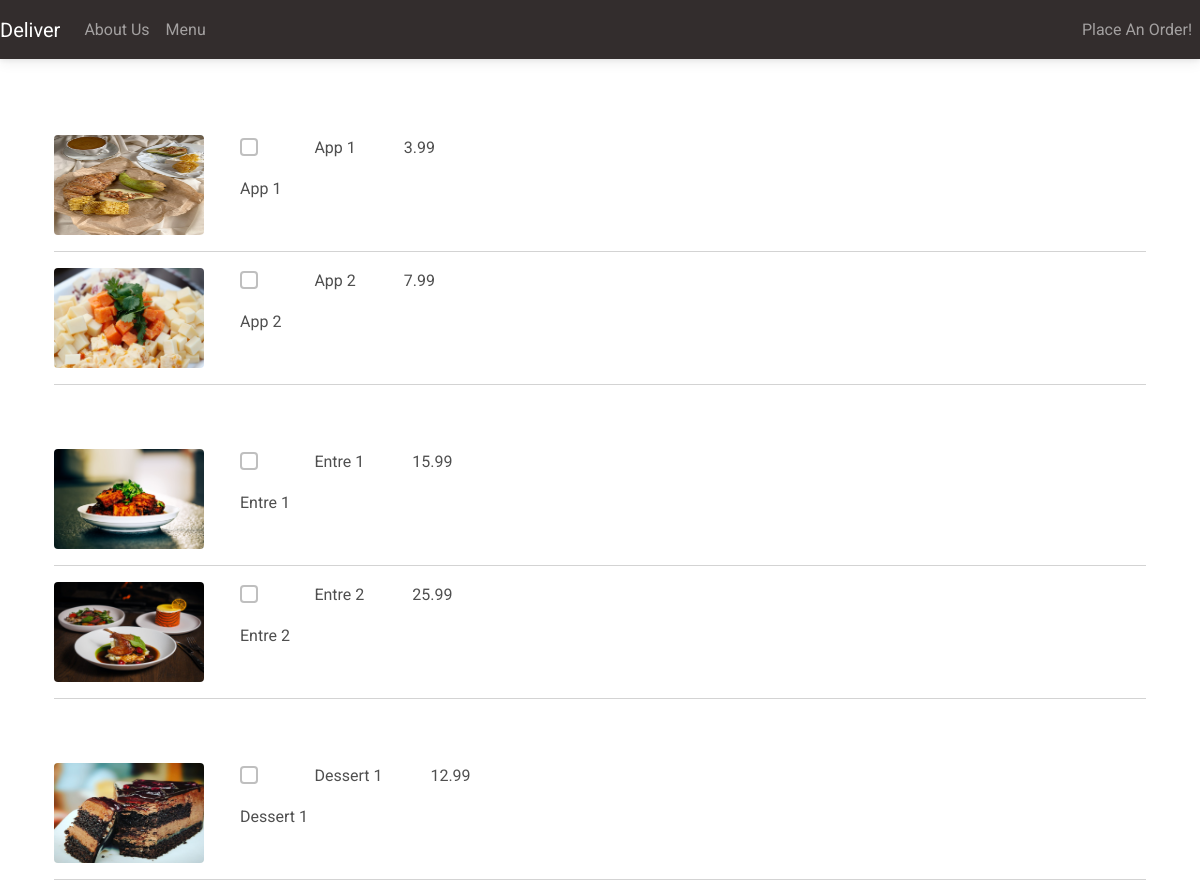
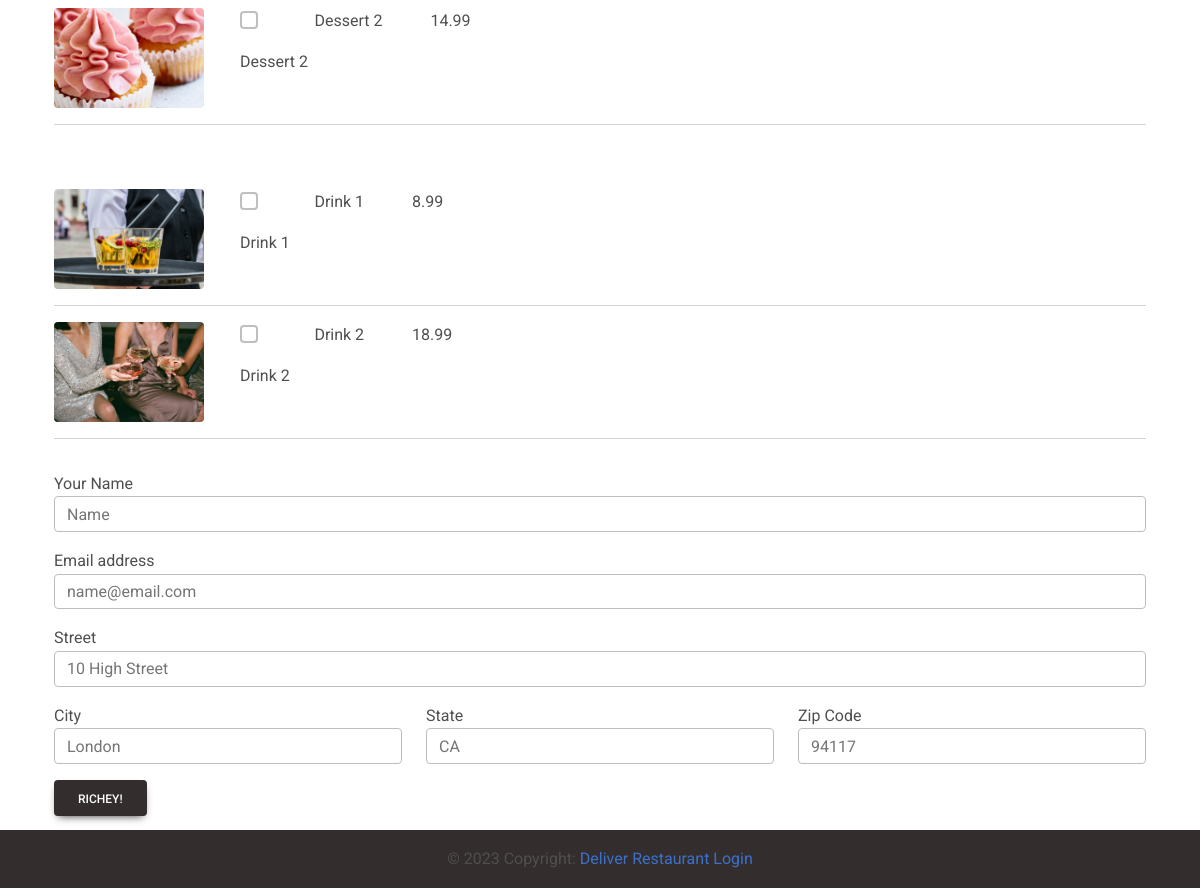
The page /order/ on the database its author committed (2 pictures, top to bottom).
### customer/models.py (models this page shows, shortened)
class MenuItem(models.Model):
    name = models.CharField(max_length=100)
    description = models.TextField()
    image = models.ImageField(upload_to='menu_images/')
    price = models.DecimalField(max_digits=5, decimal_places=2)
    category = models.ManyToManyField('Category', related_name='item')

### customer/views.py (the view, shortened to what this page needs)
# urls.py: path('order/', Order.as_view(), name='order'),
class Order(View):
    def get(self, request, *args, **kwargs):
        appetizers = MenuItem.objects.filter(
            category__name__contains='Appetizer')
        entres = MenuItem.objects.filter(category__name__contains='Entre')
        desserts = MenuItem.objects.filter(category__name__contains='Dessert')
        drinks = MenuItem.objects.filter(category__name__contains='Drink')
        context = {
            'appetizers': appetizers,
            'entres': entres,
            'desserts': desserts,
            'drinks': drinks,
        }
        return render(request, 'customer/order.html', context)

### customer/templates/customer/order.html (shortened to what this page needs)
{% extends 'customer/base.html' %}
{% block content %}
<div class="container mb-5">
    <div class="row justify-content-center mt-1">
        <div class="col-md-12 col-sm-12 p-4">
            <form method="POST">
                <div class="pt-5">
                    {% for appetiser in appetizers %}
                    <div class="row">
                        <div class="col-md-2 col-sm-12">
                            <img class="rounded" src="{{ appetiser.image.url}}" width="150" height="100">
                        </div>
                        <div class="col-md-8 col-sm-12">
                            <div class="d-flex flex-row">
                                <div class="form-group form-check">
                                    <input type="checkbox" name="items[]" class="form-check-input"
                                        value="{{ appetiser.pk }}">
                                    <label class="form-check-label mx-5">{{ appetiser.name }}</label>
                                </div>
                                <p class="font-weight-bold pl-5">{{ appetiser.price }}</p>
                            </div>
                            <p>{{ appetiser.description}}</p>
                        </div>
                    </div>
                    <hr />
                    {% endfor %}
                </div>
                <div class="pt-5">
                    {% for entre in entres %}
                    <div class="row">
                        <div class="col-md-2 col-sm-12">
                            <img class="rounded" src="{{ entre.image.url}}" width="150" height="100">
                        </div>
                        <div class="col-md-8 col-sm-12">
                            <div class="d-flex flex-row">
                                <div class="form-group form-check">
                                    <input type="checkbox" name="items[]" class="form-check-input"
                                        value="{{ entre.pk }}">
                                    <label class="form-check-label mx-5">{{ entre.name}}</label>
                                </div>
                                <p class="font-weight-bold pl-5">{{ entre.price }}</p>
                            </div>
                            <p>{{ entre.description}}</p>
                        </div>
                    </div>
                    <hr />
                    {% endfor %}
                </div>
                <div class="pt-5">
                    {% for dessert in desserts %}
                    <div class="row">
                        <div class="col-md-2 col-sm-12">
                            <img class="rounded" src="{{ dessert.image.url}}" width="150" height="100">
                        </div>
                        <div class="col-md-8 col-sm-12">
                            <div class="d-flex flex-row">
                                <div class="form-group form-check">
                                    <input type="checkbox" name="items[]" class="form-check-input"
                                        value="{{ dessert.pk }}">
                                    <label class="form-check-label mx-5">{{ dessert.name }}</label>
                                </div>
                                <p class="font-weight-bold pl-5">{{ dessert.price }}</p>
                            </div>
                            <p>{{ dessert.description}}</p>
                        </div>
                    </div>
                    <hr />
                    {% endfor %}
                </div>
                <div class="pt-5">
                    {% for drink in drinks %}
                    <div class="row">
                        <div class="col-md-2 col-sm-12">
                            <img class="rounded" src="{{ drink.image.url}}" width="150" height="100">
                        </div>
                        <div class="col-md-8 col-sm-12">
                            <div class="d-flex flex-row">
                                <div class="form-group form-check">
                                    <input type="checkbox" name="items[]" class="form-check-input"
                                        value="{{ drink.pk }}">
                                    <label class="form-check-label mx-5">{{ drink.name }}</label>
                                </div>
                                <p class="font-weight-bold pl-5">{{ drink.price }}</p>
                            </div>
                            <p>{{ drink.description}}</p>
                        </div>
                    </div>
                    <hr />
                    {% endfor %}
                </div>
                <div class="form-group pt-3">
                    <label for="name">Your Name</label>
                    <input required class="form-control" type="text" placeholder="Name" name="name">
                </div>
                <div class="form-group pt-3">
                    <label for="name">Email address</label>
                    <input required class="form-control" type="text" placeholder="name@email.com" name="email">
                </div>
                <div class="form-group pt-3">
                    <label for="name">Street</label>
                    <input required class="form-control" type="text" placeholder="10 High Street" name="street">
                </div>
                <div class="row">
                    <div class="col-md-4 col-sm-12">
                        <div class="form-group pt-3">
                            <label for="name">City</label>
                            <input required class="form-control" type="text" placeholder="London" name="city">
                        </div>
                    </div>
                    <div class="col-md-4 col-sm-12">
                        <div class="form-group pt-3">
                            <label for="name">State</label>
                            <input required class="form-control" type="text" placeholder="CA" name="state" />
                        </div>
                    </div>
                    <div class="col-md-4 col-sm-12">
                        <div class="form-group pt-3">
                            <label for="name">Zip Code</label>
                            <input required class="form-control" type="text" placeholder="94117" name="zip" />
                        </div>
                    </div>
                </div>
                <button type="button" class="btn btn-dark mt-3" data-mdb-toggle="modal" data-mdb-target="#submitModal">
                    Richey!
                </button>
            </form>
        </div>
    </div>
</div>
{% endblock content %}

### customer/templates/customer/base.html (shortened to what this page needs)
{% load static %}
<!DOCTYPE html>
<html lang="en">
<head>
    <link href="{% static 'restaurant/site.css' %}" rel="stylesheet" />
<link
href="https://cdnjs.cloudflare.com/ajax/libs/font-awesome/6.0.0/css/all.min.css"
rel="stylesheet"
/>
<link
href="https://cdnjs.cloudflare.com/ajax/libs/mdb-ui-kit/6.2.0/mdb.min.css"
rel="stylesheet"
/>
</head>
<body>
        {% include 'customer/navigation.html' %}
        {% block content %}
        {% endblock content %}
        {% include 'customer/footer.html' %}
</body>
</html>

### customer/templates/customer/navigation.html (shortened to what this page needs)
<nav class="navbar navbar-expand-lg navbar-dark bg-dark">
    <a class="navbar-brand" href="{% url 'index' %}">Deliver</a>
    <div class="collapse navbar-collapse" id="navbarNav">
        <ul class="navbar-nav me-auto">
            <li class="nav-item">
                <a class="nav-link" href="{% url 'about' %}">About Us</a>
            </li>
            <li class="nav-item">
                <a class="nav-link" href="{% url 'menu' %}">Menu</a>
            </li>
        </ul>
        <ul class="navbar-nav">
            <li class="nav-item">
                <a class="nav-link" href="{% url 'order' %}">Place An Order!</a>
            </li>
        </ul>
    </div>
</nav>

### customer/templates/customer/footer.html
<footer class="page-footer font-small bg-dark fixed-bottom">
    <div class="footer-copyright text-center py-3">
        &copy; 2023 Copyright:
        <a href="{% url 'index' %}">Deliver</a>
        <a href="{% url 'dashboard' %}" class="ml-3">Restaurant Login</a>
    </div>
</footer>

### rows shown on the page
MenuItem: image (picture), name "App 1", price "3.99", description "App 1"
MenuItem: image (picture), name "App 2", price "7.99", description "App 2"
MenuItem: image (picture), name "Entre 1", price "15.99", description "Entre 1"
MenuItem: image (picture), name "Entre 2", price "25.99", description "Entre 2"
MenuItem: image (picture), name "Dessert 1", price "12.99", description "Dessert 1"
MenuItem: image (picture), name "Dessert 2", price "14.99", description "Dessert 2"
MenuItem: image (picture), name "Drink 1", price "8.99", description "Drink 1"
MenuItem: image (picture), name "Drink 2", price "18.99", description "Drink 2"
